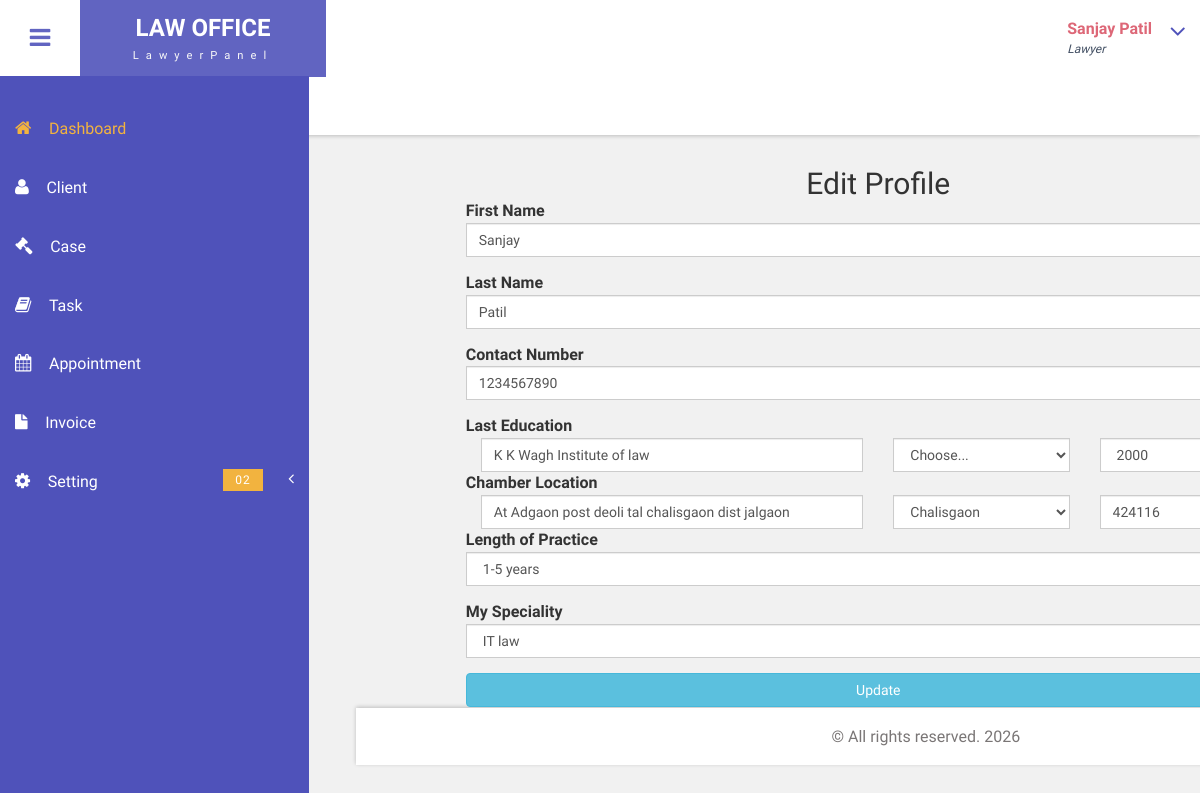
/lawyermanagementsystem/LawyerAdmin/lawyer_edit_profile.php (signed in), run on the app's committed database.
### tables this page shows
CREATE TABLE `user` (
  `u_id` varchar(20) NOT NULL,
  `first_Name` varchar(100) NOT NULL,
  `last_Name` varchar(100) NOT NULL,
  `email` varchar(100) NOT NULL,
  `password` varchar(100) NOT NULL,
  `status` varchar(100) NOT NULL,
  `role` varchar(100) NOT NULL
);

CREATE TABLE `lawyer` (
  `lawyer_id` varchar(20) NOT NULL,
  `contact_Number` varchar(15) NOT NULL,
  `university_College` varchar(100) NOT NULL,
  `degree` varchar(100) NOT NULL,
  `passing_year` varchar(100) NOT NULL,
  `full_address` varchar(200) NOT NULL,
  `city` varchar(50) NOT NULL,
  `zip_code` varchar(50) NOT NULL,
  `practise_Length` varchar(100) NOT NULL,
  `case_handle` varchar(500) NOT NULL,
  `speciality` varchar(100) NOT NULL,
  `image` varchar(150) NOT NULL
);

### lawyermanagementsystem/LawyerAdmin/lawyer_edit_profile.php (the view, shortened to what this page needs)
<!DOCTYPE HTML>
<html>
<?php
function connect(){
    $servername = getenv("DB_HOST") ?: "localhost";
    $username   = getenv("DB_USER") ?: "root";
    $password   = getenv("DB_PASS") ?: "";
    $dbname     = getenv("DB_NAME") ?: "lawyermanagement";
    $port       = (int)(getenv("DB_PORT") ?: 3306);
    $conn = new mysqli($servername, $username, $password, $dbname, $port);
    return $conn;
} ?>
<head>
	<link href="css/bootstrap.css" rel='stylesheet' type='text/css' />
	<link href="css/style.css" rel='stylesheet' type='text/css' />
	<link href="css/font-awesome.css" rel="stylesheet">
	<link href="css/animate.css" rel="stylesheet" type="text/css" media="all">
	<link rel="stylesheet" href="css/clndr.css" type="text/css" />
	<link href="css/custom.css" rel="stylesheet">
</head>
<body class="cbp-spmenu-push">
	<div class="main-content">
		<div class=" sidebar" role="navigation">
			<div class="navbar-collapse">
				<nav class="cbp-spmenu cbp-spmenu-vertical cbp-spmenu-left" id="cbp-spmenu-s1">
					<ul class="nav" id="side-menu">
						<li>
							<a href="index.php" class="active"><i class="fa fa-home nav_icon"></i>Dashboard</a>
						</li>
						<li>
							<a href="client.php"><i class="fa fa-user nav_icon"></i>Client </a>
						</li>
						<li>
							<a href="case.php"><i class="fa fa-gavel nav_icon"></i>Case </a>
						</li>
						<li>
							<a href="task.php"><i class="fa fa-book nav_icon"></i>Task </a>
						</li>
						<li>
							<a href="lawyer_booking.php"><i class="fa fa-calendar nav_icon"></i>Appointment </a>
						</li>
						<li>
							<a href="invoice.php"><i class="fa fa-file nav_icon"></i>Invoice </a>
						</li>
						<li>
							<a href="#"><i class="fa fa-cog nav_icon"></i>Setting<span
									class="nav-badge-btm">02</span><span class="fa arrow"></span></a>
						</li>
				</nav>
			</div>
		</div>
		<div class="sticky-header header-section ">
			<div class="header-left">
				<button id="showLeftPush"><i class="fa fa-bars"></i></button>
				<div class="logo">
					<a href="index.html">
						<h1>LAW OFFICE</h1>
						<span>LawyerPanel</span>
					</a>
				</div>
				<div class="search-box">
					<form class="input">
						<label class="input__label" for="input-31">
						</label>
					</form>
				</div>
			</div>
			<div class="header-right">
				<div class="profile_details">
					<ul>
						<li class="dropdown profile_details_drop">
							<a href="#" class="dropdown-toggle" data-toggle="dropdown" aria-expanded="false">
								<div class="profile_img">
									<div class="user-name">
									<p><?php echo $_SESSION['first_Name']; ?>
									<?php echo $_SESSION['last_Name']; ?></p>
										<span>Lawyer</span>
									</div>
									<i class="fa fa-angle-down lnr"></i>
									<div class="clearfix"></div>
								</div>
							</a>
						</li>
					</ul>
				</div>
				<div class="clearfix"> </div>
			</div>
			<div class="clearfix"> </div>
		</div>
		<div id="page-wrapper">
			<div class="main-page">
				<div class="row-one">
					<div class="col-md-4 widget">
					</div>
					<section class="bookingrqst">
						<div class="container">
							<div class="span7">
								<div class="">
									<div class="widget-content">
										<div class="row">
											<div class="col-md-1"></div>
											<?php
											$a = $_SESSION['lawyer_id'];
											$conn = connect();
											$result = mysqli_query($conn, "SELECT * FROM user,lawyer WHERE user.u_id=lawyer.lawyer_id AND user.status='Active' AND user.u_id='$a'");
											while ($row = mysqli_fetch_array($result)) {
												?>
												<div class="col-md-9">
													<h2><center>Edit Profile</center></h2>
													<form action="save_lawyer_edit_Profile.php" method="post"
														enctype="multipart/form-data" id="validateForm">
														<div class="form-group">
															<label for="first_Name">First Name</label>
															<input type="text" class="form-control" id="first_Name"
																name="first_Name"
																value="<?php echo htmlspecialchars($row["first_Name"]); ?>">
														</div>
														<div class="form-group">
															<label for="last_Name">Last Name</label>
															<input type="text" class="form-control" id="last_Name"
																name="last_Name"
																value="<?php echo htmlspecialchars($row["last_Name"]); ?>">
														</div>
														<div class="form-group">
															<label for="contact_number">Contact Number</label>
															<input type="text" class="form-control" id="contact_number"
																name="contact_number"
																value="<?php echo htmlspecialchars($row["contact_Number"]); ?>">
														</div>
														<div class="form-group">
															<label for="university_College">Last Education</label>
															<div class="form-row">
																<div class="col-md-6">
																	<input type="text" class="form-control"
																		id="university_College" name="university_College"
																		value="<?php echo htmlspecialchars($row["university_College"]); ?>">
																</div>
																<div class="col-md-3">
																	<select id="degree" name="degree" class="form-control">
																		<option value="" selected>Choose...</option>
																	</select>
																</div>
																<div class="col-md-3">
																	<select id="passing_year" name="passing_year"
																		class="form-control">
																		<?php for ($i = 2000; $i <= 2019; $i++): ?>
																			<option value="<?php echo $i; ?>" <?php if ($row['passing_year'] == $i)
																				   echo "selected"; ?>>
																				<?php echo $i; ?>
																			</option>
																		<?php endfor; ?>
																	</select>
																</div>
															</div>
														</div>
														<div class="form-group">
															<label for="full_address">Chamber Location</label>
															<div class="form-row">
																<div class="col-md-6">
																	<input type="text" class="form-control"
																		id="full_address" name="full_address"
																		value="<?php echo htmlspecialchars($row["full_address"]); ?>">
																</div>
																<div class="col-md-3">
																	<select id="city" name="city" class="form-control">
																		<option value="Chalisgaon" <?php if ($row['city'] == 'Chalisgaon')
																			echo "selected"; ?>>Chalisgaon</option>
																	</select>
																</div>
																<div class="col-md-3">
																	<input type="text" class="form-control" id="zip"
																		name="zip_code"
																		value="<?php echo htmlspecialchars($row["zip_code"]); ?>">
																</div>
															</div>
														</div>
														<div class="form-group">
															<label for="practise_Length">Length of Practice</label>
															<select id="practise_Length" name="practise_Length"
																class="form-control">
																<option value="1-5 years" <?php if ($row['practise_Length'] == '1-5 years')
																	echo "selected"; ?>>1-5 years</option>
															</select>
														</div>
														<div class="form-group">
															<label for="speciality">My Speciality</label>
															<select id="speciality" name="speciality" class="form-control">
																<option value="IT Law" <?php if ($row['speciality'] == 'IT Law') {
																	echo "selected";
																} ?>>IT law</option>
															</select>
														</div>
														<input name="update" type="submit" class="btn btn-block btn-info"
															value="Update" id="update" />
													</form>
												</div>
											</div>
											<?php
											}
											?>
										<div class="col-md-1"></div>
									</div>
								</div>
							</div>
							<div class="footer">
								<p>&copy; All rights reserved. 2026</p>
							</div>
						</div>
</body>
</html>

### lawyermanagementsystem/LawyerAdmin/css/style.css (style rules this page uses)
h4, h5, h6, h1, h2, h3 { margin: 0; }
ul, ol { margin: 0; }
p { margin: 0; }
html, body { font-family: 'Roboto Condensed', sans-serif; font-size: 100%; overflow-x: hidden; background: #fff; }
body a { transition: 0.5s all ease; -webkit-transition: 0.5s all ease; -moz-transition: 0.5s all ease; -o-transition: 0.5s all ease; -ms-transition: 0.5s all ease; text-decoration:none; }
h1,h2,h3,h4,h5,h6 { margin:0; }
p { margin:0; }
ul,label { margin:0; padding:0; }
.main-content { position: relative; }
.sticky-header { position: fixed; top: 0; left:0px; width: 100%; z-index: 100; }
.header-section { background:#FFF; box-shadow: 1px 1px 4px rgba(0, 0, 0, 0.21); -webkit-box-shadow: 1px 1px 4px rgba(0, 0, 0, 0.21); -moz-box-shadow: 1px 1px 4px rgba(0, 0, 0, 0.21); -o-box-shadow: 1px 1px 4px rgba(0, 0, 0, 0.21); }
.header-section::after { clear: both; display: block; content: ''; }
.header-left { float: left; width: 45%; }
.header-right { float: right; }
button#showLeftPush { font-size: 1.5em; width: 80px; padding: 0.87em 0; text-align: center; cursor: pointer; float: left; color: #6F6F6F; -moz-transition: all 0.2s ease-out 0s; -webkit-transition: all 0.2s ease-out 0s; transition: all 0.2s ease-out 0s; border: none; background-color: #fff; outline:none; }
.cbp-spmenu { position: fixed; }
.cbp-spmenu-vertical { width: 309px; height: 100%; top: 76px; z-index: 1000; background-color:#4F52BA; padding: 2em 0; }
.cbp-spmenu-left { left: 0; }
.cbp-spmenu-push { overflow-x: hidden; position: relative; }
.cbp-spmenu, .cbp-spmenu-push { -webkit-transition: all 0.3s ease; -moz-transition: all 0.3s ease; transition: all 0.3s ease; }
.cbp-spmenu-push div#page-wrapper { margin: 0 0 0 19.3em; transition:.5s all; -webkit-transition:.5s all; -moz-transition:.5s all; }
.sidebar ul li { margin-bottom: 1em; }
.sidebar ul li a { color: #FFFFFF; font-size: 1em; }
.sidebar .arrow { float: right; }
i.nav_icon { margin-right: 1em; font-size: 1.1em; }
.fa { display: inline-block; font-family: FontAwesome; font-style: normal; font-weight: normal; line-height: 1; -webkit-font-smoothing: antialiased; -moz-osx-font-smoothing: grayscale; }
span.nav-badge-btm { font-size: 12px; color: #FFF; background: #F2B33F; position: absolute; top: 18%; right: 15%; line-height: 22px; letter-spacing: 1px; text-align: center; padding: 0em 1em; }
.logo { background: #6164C1; text-align: center; float: left; }
.logo a { padding: 0.9em 3.3em .7em; display: block; text-decoration: none; }
.logo a h1 { color: #fff; font-size: 1.5em; line-height: 1.2em; font-weight: 700; }
.logo a span { color: #F8F8F8; font-size: .7em; text-align: center; letter-spacing: 7px; }
.search-box { float: left; width: 34%; margin: 1.2em 0 0 3em; position: relative; z-index: 1; display: inline-block; }
.input__label { -webkit-font-smoothing: antialiased; -moz-osx-font-smoothing: grayscale; -webkit-touch-callout: none; -webkit-user-select: none; -khtml-user-select: none; -moz-user-select: none; -ms-user-select: none; user-select: none; position: absolute; width: 100%; height: 100%; }
.sidebar .nav-second-level li a.active ,.sidebar ul li a.active { color: #F2B33F; }
.profile_details { float: right; }
.profile_details_drop a.dropdown-toggle { display:block; padding: 0.8em 3em 0 2em; }
.user-name { float:left; margin-top:8px; margin-left:11px; height:35px; }
.profile_details ul li { list-style-type:none; position:relative; }
.profile_details li a i.fa.lnr { position: absolute; top: 34%; right: 8%; color: #4F52BA; font-size: 1.6em; }
.user-name p { font-size:1em; color:#DD6777; line-height:1em; font-weight:700; }
.user-name span { font-size: .75em; font-style: italic; color: #424f63; font-weight: normal; margin-top: .3em; }
.footer { background: #fff; padding: 1em; width: 100%; text-align:center; box-shadow: 0px -1px 4px rgba(0, 0, 0, 0.21); -webkit-box-shadow: 0px -1px 4px rgba(0, 0, 0, 0.21); -moz-box-shadow: 0px -1px 4px rgba(0, 0, 0, 0.21); -ms-box-shadow: 0px -1px 4px rgba(0, 0, 0, 0.21); -o-box-shadow: 0px -1px 4px rgba(0, 0, 0, 0.21); }
.footer p { color: #7A7676; font-size: 1em; line-height: 1.6em; }
.charts,.row { margin: 2em 0 0; }
.form-control { border-radius: inherit; }

### lawyermanagementsystem/LawyerAdmin/css/custom.css (style rules this page uses)
#page-wrapper { padding:7em 2em 2.5em; background-color: #F1F1F1; }
.sidebar .arrow { float: right; }
.sidebar .fa.arrow:before { content: "\f104"; }

### data on the page
user: first_Name "Sanjay", last_Name "Patil", contact_number "1234567890", university_College "K K Wagh Institute of law", full_address "At Adgaon post deoli tal chalisgaon dist jalgaon", zip_code "424116"

### other printed values
$_SESSION['first_Name'] "Sanjay"
$_SESSION['last_Name'] "Patil"
form field passing_year "2000"
